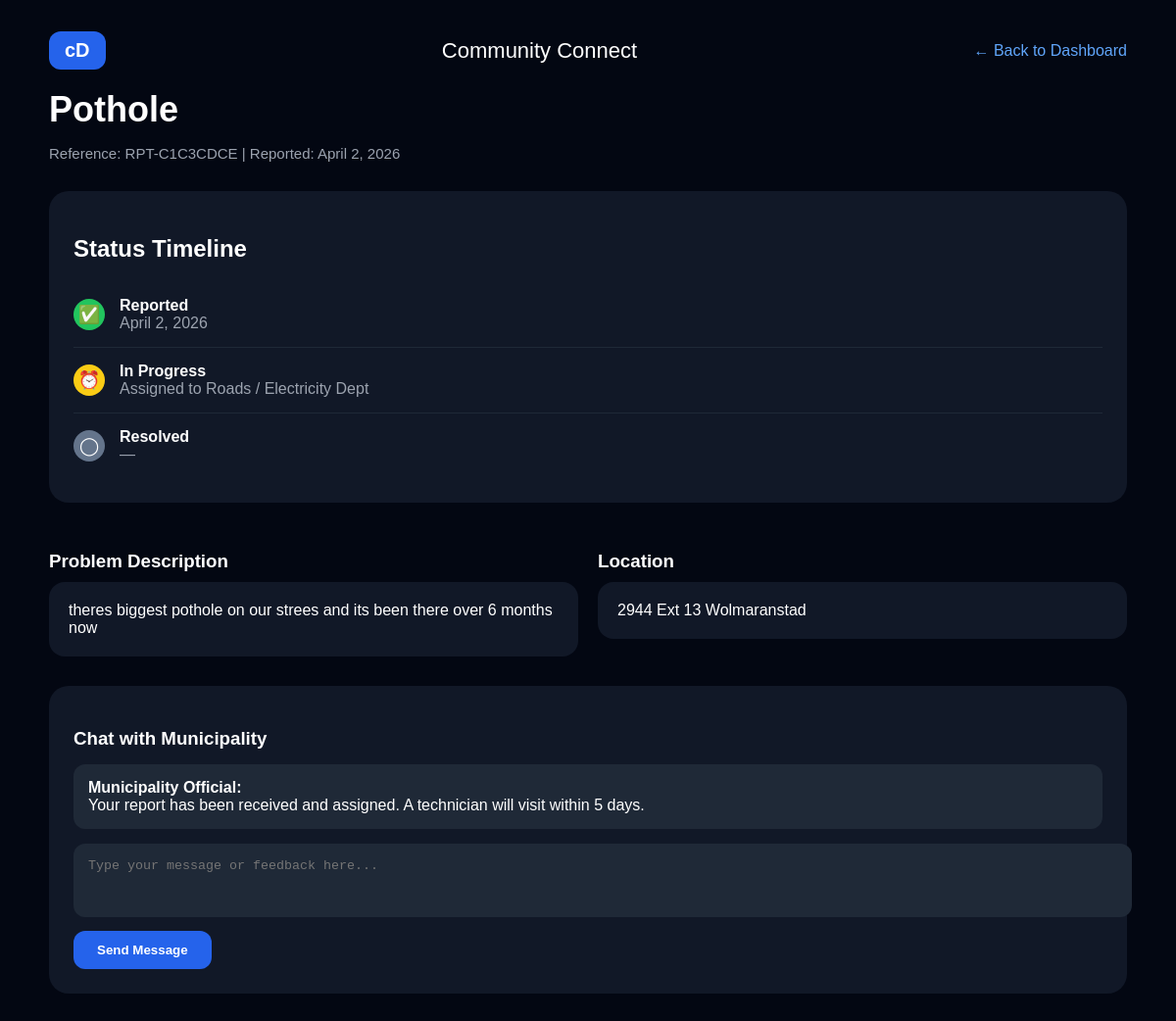
Page /dashboard/report/4/ on the committed database.
### report_app/models.py (models this page shows, shortened)
class Report(models.Model):
    reference_number = models.CharField(max_length=20, unique=True, editable=False)
    category = models.CharField(max_length=50, choices=CATEGORY_CHOICES)
    description = models.TextField(blank=True, null=True)
    location = models.CharField(max_length=255)
    status = models.CharField(max_length=20, choices=STATUS_CHOICES, default='reported')
    reported_date = models.DateField(auto_now_add=True)
    last_updated = models.DateField(auto_now=True)
    user = models.ForeignKey(User, on_delete=models.CASCADE, null=True, blank=True)  # Optional for anonymous

### dashboard_app/views.py (the view)
# urls.py: path('report/<int:pk>/', views.report_detail, name='report_detail'),
def report_detail(request, pk):
    report = get_object_or_404(Report, pk=pk)
    return render(request, 'dashboard_app/report_detail.html', {'report': report})

### dashboard_app/templates/dashboard_app/report_detail.html (shortened to what this page needs)
<!DOCTYPE html>
<html lang="en">
<head>
    <link rel="stylesheet" href="https://cdnjs.cloudflare.com/ajax/libs/font-awesome/6.5.0/css/all.min.css">
</head>
<body>
<div class="container">
    <div class="header">
        <div class="logo-box">cD</div>
        <span style="font-size:22px;">Community Connect</span>
        <a href="{% url 'dashboard_app:dashboard' %}" style="color:#60a5fa; text-decoration:none;">← Back to Dashboard</a>
    </div>
    <h1>{{ report.get_category_display }}</h1>
    <p class="meta">Reference: {{ report.reference_number }} | Reported: {{ report.reported_date }}</p>
    <div class="timeline-box">
        <h2 style="margin-bottom:20px; font-size:24px;">Status Timeline</h2>
        <div class="timeline-item">
            <div class="icon-circle" style="background:#22c55e;">✅</div>
            <div>
                <strong>Reported</strong><br>
                <span style="color:#9ca3af;">{{ report.reported_date }}</span>
            </div>
        </div>
        <div class="timeline-item">
            <div class="icon-circle" style="background:#facc15; color:black;">⏰</div>
            <div>
                <strong>In Progress</strong><br>
                <span style="color:#9ca3af;">Assigned to Roads / Electricity Dept</span>
            </div>
        </div>
        <div class="timeline-item">
            <div class="icon-circle" style="background:#64748b;">◯</div>
            <div>
                <strong>Resolved</strong><br>
                <span style="color:#9ca3af;">—</span>
            </div>
        </div>
    </div>
    <div style="display: grid; grid-template-columns: 1fr 1fr; gap: 20px; margin-bottom: 30px;">
        <div>
            <h3 style="margin-bottom:10px;">Problem Description</h3>
            <div class="info-box">
                {{ report.description|default:"No description provided." }}
            </div>
        </div>
        <div>
            <h3 style="margin-bottom:10px;">Location</h3>
            <div class="info-box">
                {{ report.location }}
            </div>
        </div>
    </div>
    <div class="chat-box">
        <h3 style="margin-bottom:15px;">Chat with Municipality</h3>
        <div class="chat-message">
            <strong>Municipality Official:</strong><br>
            Your report has been received and assigned. A technician will visit within 5 days.
        </div>
        <textarea rows="3" placeholder="Type your message or feedback here..."></textarea>
        <button style="background:#2563eb; color:white; border:none; padding:12px 24px; border-radius:12px; margin-top:10px; font-weight:bold;">
            Send Message
        </button>
    </div>
</div>
</body>
</html>

### dashboard_app/templates/dashboard_app/report_detail.html (style rules this page uses)
body { background-color: #030712; color: white; font-family: Arial, sans-serif; }
.container { max-width: 1100px; margin: auto; padding: 24px; }
.header { display: flex; justify-content: space-between; align-items: center; margin-bottom: 20px; }
.logo-box { background: #2563eb; padding: 8px 16px; border-radius: 12px; font-weight: bold; font-size: 20px; }
h1 { font-size: 36px; margin: 10px 0 5px 0; }
.meta { color: #9ca3af; font-size: 15px; }
.timeline-box { background: #111827; padding: 25px; border-radius: 20px; margin: 30px 0; }
.timeline-item { display: flex; align-items: center; gap: 15px; padding: 15px 0; border-bottom: 1px solid #1f2937; }
.timeline-item:last-child { border-bottom: none; }
.icon-circle { width: 32px; height: 32px; border-radius: 50%; display: flex; align-items: center; justify-content: center; font-size: 18px; }
.info-box { background: #111827; padding: 20px; border-radius: 16px; }
.chat-box { background: #111827; padding: 25px; border-radius: 20px; margin-top: 30px; }
.chat-message { background: #1f2937; padding: 15px; border-radius: 12px; margin-bottom: 15px; }
textarea { width: 100%; background: #1f2937; border: none; border-radius: 12px; padding: 15px; color: white; resize: none; }

### rows in the picture
Report: category "Pothole", reference_number "RPT-C1C3CDCE", reported_date "April 2, 2026", description "theres biggest pothole on our strees and its been there over 6 months now", location "2944 Ext 13 Wolmaranstad"
